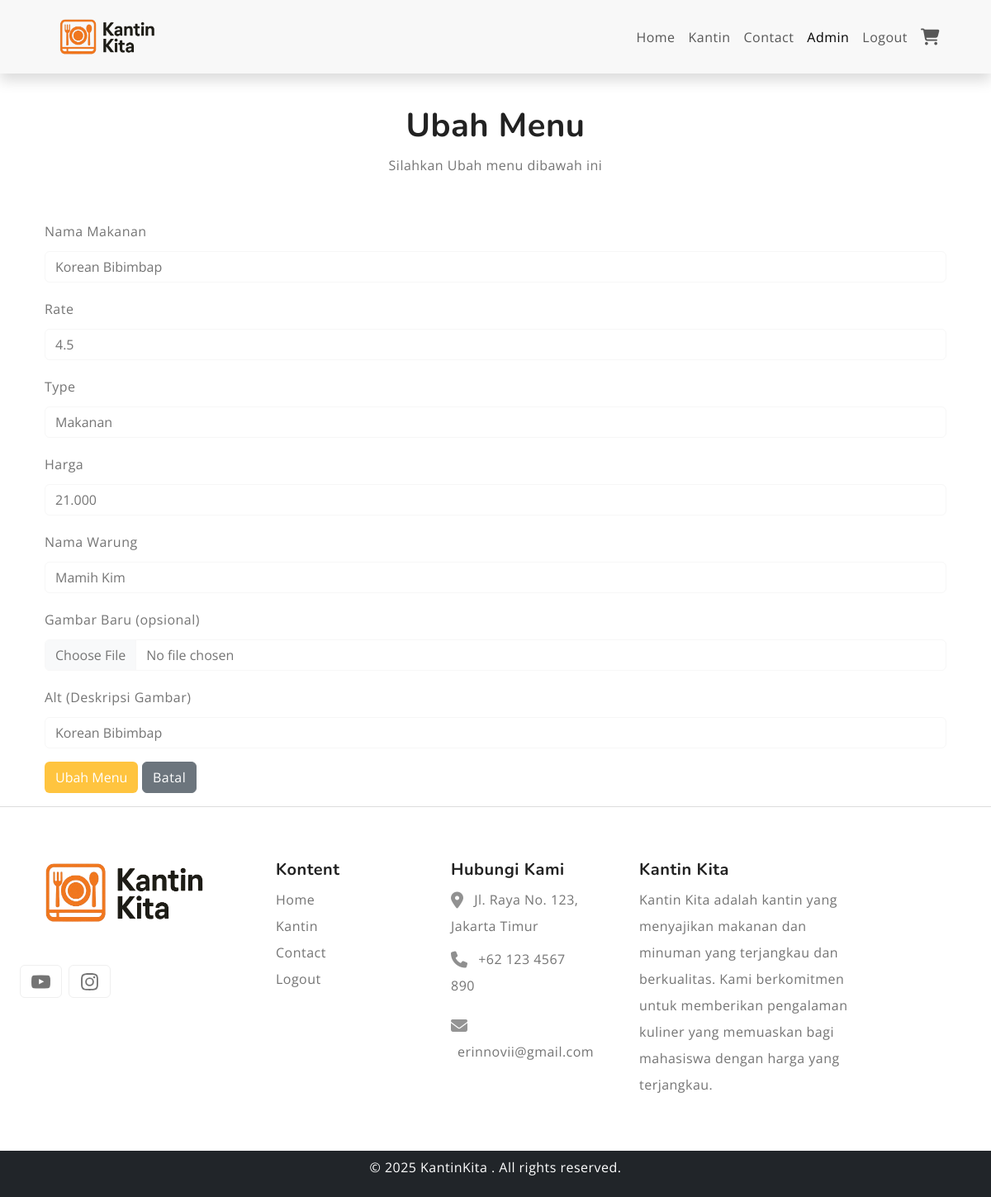
The page /ubah_menu.php?id=9 (signed in) on the database its author committed.
### tables this page shows
CREATE TABLE `menu`  (
  `no` int NOT NULL AUTO_INCREMENT,
  `nama_makanan` varchar(255) NULL DEFAULT NULL,
  `rate` decimal(3, 1) NULL DEFAULT NULL,
  `price` decimal(10, 3) NULL DEFAULT NULL,
  `type` varchar(255) NULL DEFAULT NULL,
  `nama_warung` varchar(255) NULL DEFAULT NULL,
  `img` varchar(255) NULL DEFAULT NULL,
  `alt_makanan` varchar(255) NULL DEFAULT NULL,
  PRIMARY KEY (`no`) USING BTREE,
  INDEX `nama_warung`(`nama_warung` ASC) USING BTREE,
  CONSTRAINT `nama_warung` FOREIGN KEY (`nama_warung`) REFERENCES `kantin` (`nama_warung`) ON DELETE RESTRICT ON UPDATE RESTRICT
);

CREATE TABLE `kantin`  (
  `no` int NOT NULL AUTO_INCREMENT,
  `nama_warung` varchar(255) NULL DEFAULT NULL,
  `date` date NULL DEFAULT NULL,
  `deskripsi` varchar(1000) NULL DEFAULT NULL,
  `img` varchar(255) NULL DEFAULT NULL,
  `alt` varchar(255) NULL DEFAULT NULL,
  PRIMARY KEY (`no`) USING BTREE,
  INDEX `nama_warung`(`nama_warung` ASC) USING BTREE
);

### function.php (called while the page is built, shortened)
<?php
$conn = mysqli_connect("localhost", "tommy", "1802005", "uas_weblanjut");
function query($query)
{
   global $conn;
   $result = mysqli_query($conn, $query);
   $rows = [];
   while ($row = mysqli_fetch_assoc($result)) {
      $rows[] = $row;
   }
   return $rows;
}

### ubah_menu.php (the view, shortened to what this page needs)
<?php
require 'function.php';
$id = intval($_GET['id']);
$menu = query("SELECT * FROM menu WHERE no = $id")[0];
$nama_warung = query("SELECT nama_warung FROM kantin");
?>
<!DOCTYPE html>
<html lang="en">
<head>
    <link rel="stylesheet" href="https://cdn.jsdelivr.net/npm/swiper@9/swiper-bundle.min.css">
    <link href="https://cdn.jsdelivr.net/npm/bootstrap@5.3.0-alpha3/dist/css/bootstrap.min.css" rel="stylesheet">
    <link rel="stylesheet" type="text/css" href="css/vendor.css">
    <link rel="stylesheet" type="text/css" href="style.css">
</head>
<body>
    <header>
        <nav class="navbar fixed-top navbar-expand-lg shadow navbar-light bg-light py-3 mb-5">
            <div class="container">
                <a class="navbar-brand" href="index.php">
                    <img src="images/ChatGPT_Image_27_Jun_2025__10.15.31-removebg-preview.png" alt="" width="150" class="img-fluid">
                </a>
                <div class="link collapse navbar-collapse" id="navbarNav">
                    <ul class="navbar-nav ms-auto fs-6">
                        <li class="nav-item">
                            <a class="nav-link" aria-current="page" href="index.php">Home</a>
                        </li>
                        <li class="nav-item">
                            <a class="nav-link" href="kantin.php">Kantin</a>
                        </li>
                        <li class="nav-item">
                            <a class="nav-link" href="Contact.php">Contact</a>
                        </li>
                        <?php if ($_SESSION['username'] == 'superadmin') : ?>
                            <li class="nav-item">
                                <a class="nav-link active" href="admin.php">Admin</a>
                            </li>
                        <?php endif; ?>
                        <li class="nav-item">
                            <a class="nav-link" href="logout.php" onclick="return confirm('Yakin ingin keluar?');">Logout</a>
                        </li>
                        <li class="nav-item">
                            <a class="nav-link" href="cart.php">
                                <i class="fa-solid fa-cart-shopping fa-lg"></i>
                            </a>
                        </li>
                    </ul>
                </div>
            </div>
        </nav>
    </header>
    <br>
    <br>
    <br>
    <br>
    <div class="header">
        <div class="container">
            <h1 class="text-center">Ubah Menu</h1>
            <p class="text-center">Silahkan Ubah menu dibawah ini</p>
        </div>
    </div>
    <div class="tambah_menu">
        <div class="container mt-5">
            <form method="post" enctype="multipart/form-data">
                <div class="mb-3">
                    <label for="nama_makanan" class="form-label">Nama Makanan</label>
                    <input type="text" class="form-control" id="nama_makanan" name="nama_makanan" value="<?= $menu['nama_makanan']; ?>" required>
                </div>
                <div class="mb-3">
                    <label for="rate" class="form-label">Rate</label>
                    <input type="text" class="form-control" id="rate" name="rate" value="<?= $menu['rate']; ?>" required>
                </div>
                <div class="mb-3">
                    <label for="type" class="form-label">Type</label>
                    <select class="form-control" id="type" name="type" required>
                        <option value="makanan" <?= $menu['type'] === 'makanan' ? 'selected' : ''; ?>>Makanan</option>
                    </select>
                </div>
                <div class="mb-3">
                    <label for="price" class="form-label">Harga</label>
                    <input type="text" class="form-control" id="price" name="price" value="<?= $menu['price']; ?>" required>
                </div>
                <div class="mb-3">
                    <label for="nama_warung" class="form-label">Nama Warung</label>
                    <select class="form-control" id="nama_warung" name="nama_warung" required>
                        <?php foreach ($nama_warung as $nw): ?>
                            <option value="<?= $nw['nama_warung']; ?>" <?= $menu['nama_warung'] === $nw['nama_warung'] ? 'selected' : ''; ?>>
                                <?= $nw['nama_warung']; ?>
                            </option>
                        <?php endforeach; ?>
                    </select>
                </div>
                <div class="mb-3">
                    <label for="img" class="form-label">Gambar Baru (opsional)</label>
                    <input type="file" class="form-control" id="img" name="img">
                </div>
                <div class="mb-3">
                    <label for="alt_makanan" class="form-label">Alt (Deskripsi Gambar)</label>
                    <input type="text" class="form-control" id="alt_makanan" name="alt_makanan" value="<?= $menu['alt_makanan']; ?>" required>
                </div>
                <button type="submit" name="submit" class="btn btn-primary">Ubah Menu</button>
                <a href="admin.php" class="btn btn-secondary">Batal</a>
            </form>
        </div>
    </div>
    <hr>
    <footer class="py-5">
        <div class="container-fluid">
            <div class="row">
                <div class="col-lg-3 col-md-6 col-sm-6">
                    <div class="footer-menu">
                        <img src="images/ChatGPT_Image_27_Jun_2025__10.15.31-removebg-preview.png" alt="logo" width="250" class="m-0">
                        <div class="social-links mt-5">
                            <ul class="d-flex list-unstyled gap-2 text-center">
                                <li>
                                    <a href="#" class="btn btn-outline-light">
                                    </a>
                                </li>
                                <li>
                                    <a href="#" class="btn btn-outline-light">
                                    </a>
                                </li>
                            </ul>
                        </div>
                    </div>
                </div>
                <div class="col-md-2 col-sm-6 mx-3">
                    <div class="footer-menu">
                        <h5 class="widget-title">Kontent</h5>
                        <ul class="menu-list list-unstyled">
                            <li class="menu-item">
                                <a href="index.php" class="nav-link">Home</a>
                            </li>
                            <li class="menu-item">
                                <a href="kantin.php" class="nav-link">Kantin </a>
                            </li>
                            <li class="menu-item">
                                <a href="contact.php" class="nav-link">Contact</a>
                            </li>
                            <li class="menu-item">
                                <a href="logout.php" class="nav-link">Logout</a>
                            </li>
                        </ul>
                    </div>
                </div>
                <div class="col-md-2 col-sm-6 me-3">
                    <div class="footer-menu">
                        <h5 class="widget-title">Hubungi Kami</h5>
                        <ul class="menu-list list-unstyled">
                            <li class="location mb-2">
                                <i class="fa-solid fa-location-dot fa-lg" style="color: #919191;"></i>
                                <span class="ms-2">Jl. Raya No. 123, Jakarta Timur</span>
                            </li>
                            <li class="contact mb-3">
                                <i class="fa-solid fa-phone fa-lg" style="color: #8f8f8f;"></i>
                                <span class="ms-2">+62 123 4567 890</span>
                            </li>
                            <li class="email mb-3">
                                <i class="fa-solid fa-envelope fa-lg" style="color: #949494;"></i>
                                <span class="ms-2">erinnovii@gmail.com</span>
                            </li>
                        </ul>
                    </div>
                </div>
                <div class="col-md-3 col-sm-6 ms-3">
                    <div class="footer-menu">
                        <h5 class="widget-title">Kantin Kita</h5>
                        <ul class="menu-list list-unstyled">
                            <li class="description mb-3">
                                <p>
                                    Kantin Kita adalah kantin yang menyajikan makanan dan minuman yang terjangkau dan berkualitas.
                                    Kami berkomitmen untuk memberikan pengalaman kuliner yang memuaskan bagi mahasiswa dengan harga yang terjangkau.
                                </p>
                            </li>
                        </ul>
                    </div>
                </div>
            </div>
        </div>
    </footer>
    <div class="luar bg-dark text-white">
        <div class="container text-center d-flex justify-content-center align-items-center py-1">
            <div class="col-md-6 copyright text-center">
                <p>© 2025 KantinKita . All rights reserved.</p>
            </div>
        </div>
    </div>
</body>
</html>

### style.css (style rules this page uses)
:root { --header-height : 160px; --header-height-min : 80px; }
:root { --accent-color : #FFC43F; --dark-color : #222222; --light-dark-color : #727272; --light-color : #fff; --grey-color : #dbdbdb; --light-grey-color : #fafafa; --primary-color : #6995B1; --light-primary-color : #eef1f3; }
:root { --body-font : "Open Sans", sans-serif; --heading-font : "Nunito", sans-serif; }
body { --bs-link-color: #333; --bs-link-hover-color:#333; --bs-link-color-rgb: 40,40,40; --bs-link-hover-color-rgb: 0,0,0; --bs-light-rgb: 248, 248, 248; --bs-font-sans-serif: "Open Sans", sans-serif; --bs-body-font-family: var(--bs-font-sans-serif); --bs-body-font-size: 1rem; --bs-body-font-weight: 400; --bs-body-line-height: 2; --bs-body-color: #747474; --bs-primary: #FFC43F; --bs-primary-rgb: 255, 196, 63; --bs-success: #a3be4c; --bs-success-rgb: 163, 190, 76; --bs-primary-bg-subtle: #FFF9EB; --bs-success-bg-subtle: #eef5e5; --bs-border-color: #F7F7F7; --bs-secondary-rgb: 230, 243, 251; --bs-danger-rgb: 249, 235, 231; --bs-warning-rgb: 255, 249, 235; --bs-info-rgb: 230, 243, 250; }
.btn-primary { --bs-btn-color: #fff; --bs-btn-bg: #ffc43f; --bs-btn-border-color: transparent; --bs-btn-hover-color: #fff; --bs-btn-hover-bg: #f7a422; --bs-btn-hover-border-color: transparent; --bs-btn-focus-shadow-rgb: 49,132,253; --bs-btn-active-color: #fff; --bs-btn-active-bg: #ffc43f; --bs-btn-active-border-color: transparent; --bs-btn-active-shadow: inset 0 3px 5px rgba(0, 0, 0, 0.125); --bs-btn-disabled-color: #fff; --bs-btn-disabled-bg: #d3d7dd; --bs-btn-disabled-border-color: transparent; }
.btn-outline-light { --bs-btn-color: #747474; --bs-btn-border-color: #EFEFEF; --bs-btn-hover-color: #000; --bs-btn-hover-bg: #EFEFEF; --bs-btn-hover-border-color: #EFEFEF; --bs-btn-focus-shadow-rgb: 248,249,250; --bs-btn-active-color: #000; --bs-btn-active-bg: #EFEFEF; --bs-btn-active-border-color: #EFEFEF; --bs-btn-active-shadow: inset 0 3px 5px rgba(0, 0, 0, 0.125); --bs-btn-disabled-color: #EFEFEF; --bs-btn-disabled-bg: transparent; --bs-btn-disabled-border-color: #EFEFEF; --bs-gradient: none; }
body { letter-spacing: 0.03em; }
h1,h2,h3,h4,h5,h6 { font-family: var(--heading-font); color: var(--dark-color); font-weight: 700; }
.container, .container-fluid, .container-lg, .container-md, .container-sm, .container-xl, .container-xxl { --bs-gutter-x: 3rem; }
.container-fluid { max-width: 1600px; }

### rows shown on the page
menu: nama_makanan "Korean Bibimbap", rate "4.5", type "Makanan", price "21.000", nama_warung "Mamih Kim", alt_makanan "Korean Bibimbap"
